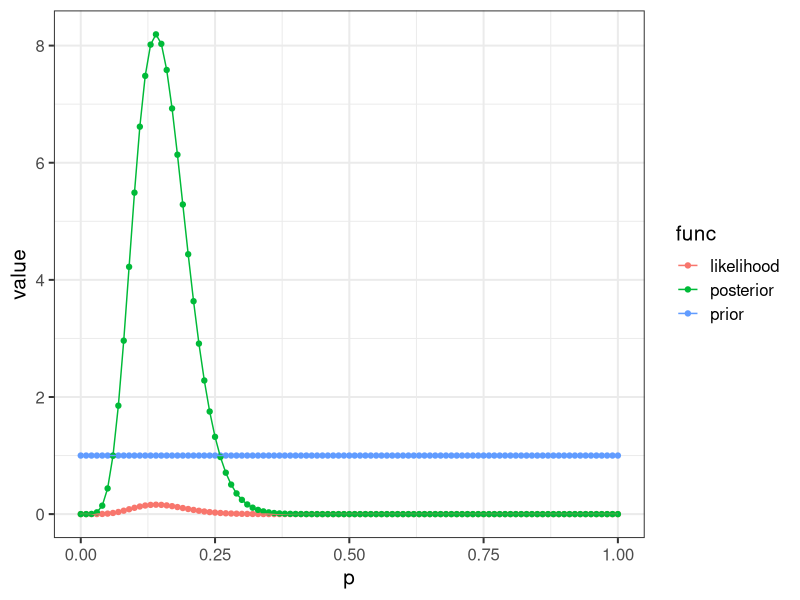
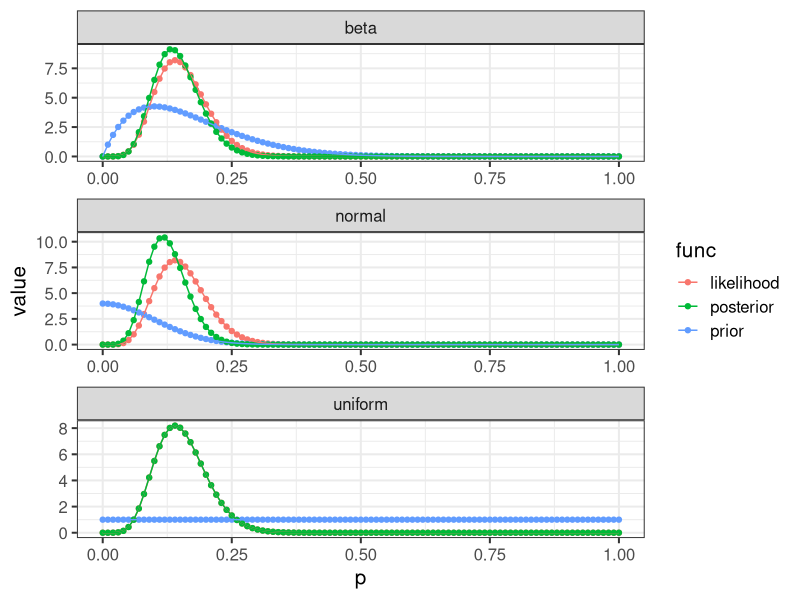
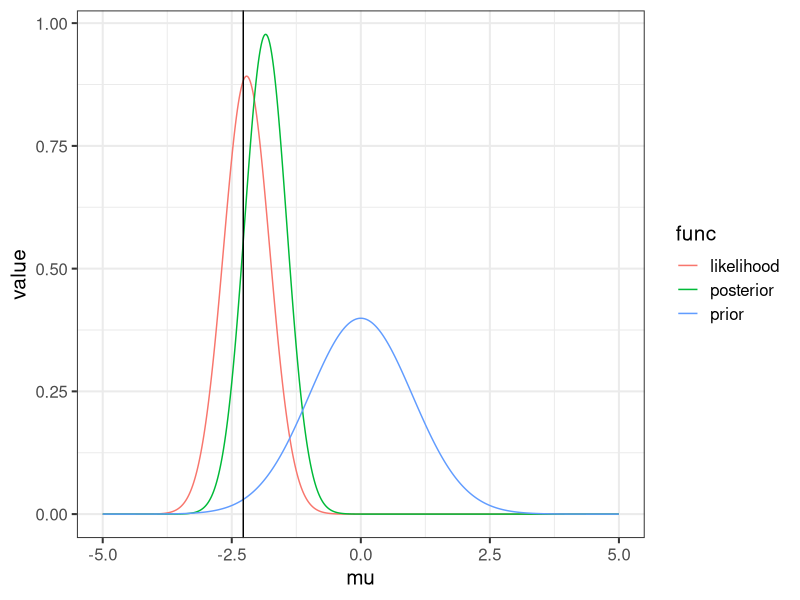

Write the R code that produced these figures, in order.
## ---- chunk 1
library(magrittr)
library(tidyverse)
library(cowplot)
theme_set(theme_bw(15))
## ---- chunk 2

# Sample size
N <- 50

# 7/50 are left-handed
x <- 7

# Define a grid of points in the interval [0, 1], with 0.01 interval
delta <- 0.01
p_grid <- seq(from = 0, to = 1, by = delta)

## ---- chunk 3

likelihood <- dbinom(x = x, size = N, prob = p_grid)
prior <- rep(1, length(p_grid))
posterior <- likelihood*prior

# normalize posterior
posterior <- posterior/(sum(posterior)*delta)

# Make data frame
df <- data.frame(p = p_grid, likelihood, prior, posterior)

## ---- chunk 4
# wide to long format
df_l <- df %>%
  gather(key = "func", value = "value", -p)

# Plot
p1 <- ggplot(df_l, 
       aes(x = p, y = value, color = func)) + 
  geom_point() +
  geom_line()

p1
## ---- chunk 5

data.frame(Estimate = c("Mode", "Mean", "Variance"), 
           Value = c(df[which.max(df$posterior), "p"],
                     sum(df$p*df$posterior*delta), 
                     sum(df$p^2*df$posterior*delta) - sum(df$p*df$posterior*delta)^2))

## ---- chunk 6

uniform_prior <- dunif(x = p_grid, min = 0, max = 1)
normal_prior <- dnorm(x = p_grid, mean = 0, sd = 0.1)
beta_prior <- dbeta(x = p_grid, shape1 = 2, shape2 = 10)

posterior1 <- likelihood*uniform_prior/(sum(likelihood*uniform_prior)*delta)
posterior2 <- likelihood*normal_prior/(sum(likelihood*normal_prior)*delta)
posterior3 <- likelihood*beta_prior/(sum(likelihood*beta_prior)*delta)

# Normalized likelihood
likelihood <- likelihood/(sum(likelihood)*delta)


df2 <- data.frame(p = rep(p_grid, 3), 
                  likelihood = rep(likelihood, 3),
                  prior = c(uniform_prior,  normal_prior, beta_prior), 
                  posterior = c(posterior1, posterior2, posterior3), 
                  prior_type = rep(c("uniform", "normal", "beta"),
                                   each = length(p_grid)))

df2_w <- df2 %>% gather(key = "func", value = "value", -c(p, prior_type))

p2 <-ggplot(df2_w,
         aes(x = p, y = value, color = func)) + 
    geom_point() + 
    geom_line() +
    facet_wrap(~prior_type,
               scales = "free", 
               ncol = 1)
    
p2    
    

## ---- chunk 7

# Sample size
N <- 5

# Generate data
sigma <- 1
unknown_mu <- runif(1, -5, 5)
x <- rnorm(n = N,
           mean = unknown_mu,
           sd = sigma) 


# Define a grid of points for mu
delta <- 0.01
mu_grid <- seq(from = -5, to = 5, by = delta)

## ---- chunk 8

df <- data.frame(mu = mu_grid)

# Log likelihood
for(i in 1:nrow(df)) {
  # print(i)
  df[i, "log_likelihood"] <- sum(dnorm(x = x,
                                   mean = df[i, "mu"], sd = sigma,
                                   log = TRUE))
}

df <- df %>% 
  mutate(likelihood = exp(log_likelihood))

# Prior: mu ~ N(0, 1)
df <- df %>% 
  mutate(log_prior = dnorm(x = mu,
                           mean = 0 ,
                           sd = 1,
                           log = TRUE)) %>% 
  mutate(prior = exp(log_prior))

# Posterior
df <- df %>% 
  mutate(log_posterior = log_prior + log_likelihood) %>% 
  mutate(posterior = exp(log_posterior)) %>% 
  mutate(posterior = posterior/(sum(posterior)*delta)) # normalize

# Normalize likelihood (for better illustration)
df <- df %>% 
  mutate(likelihood = likelihood/(sum(likelihood)*delta))
## ---- chunk 9

# Wide --> long format
df_l <- df %>% 
  gather(key = "func", value = "value", -c("mu"))


# In log scale
p_log <- ggplot(df_l %>% 
         filter(grepl("log", func)), 
       aes(x = mu, y = value, color = func)) +
  geom_line() +
  geom_vline(xintercept = unknown_mu)

# In regular scale
p_reg <- ggplot(df_l %>% 
         filter(!grepl("log", func)), 
       aes(x = mu, y = value, color = func)) +
  geom_line() +
  geom_vline(xintercept = unknown_mu)

p_reg

